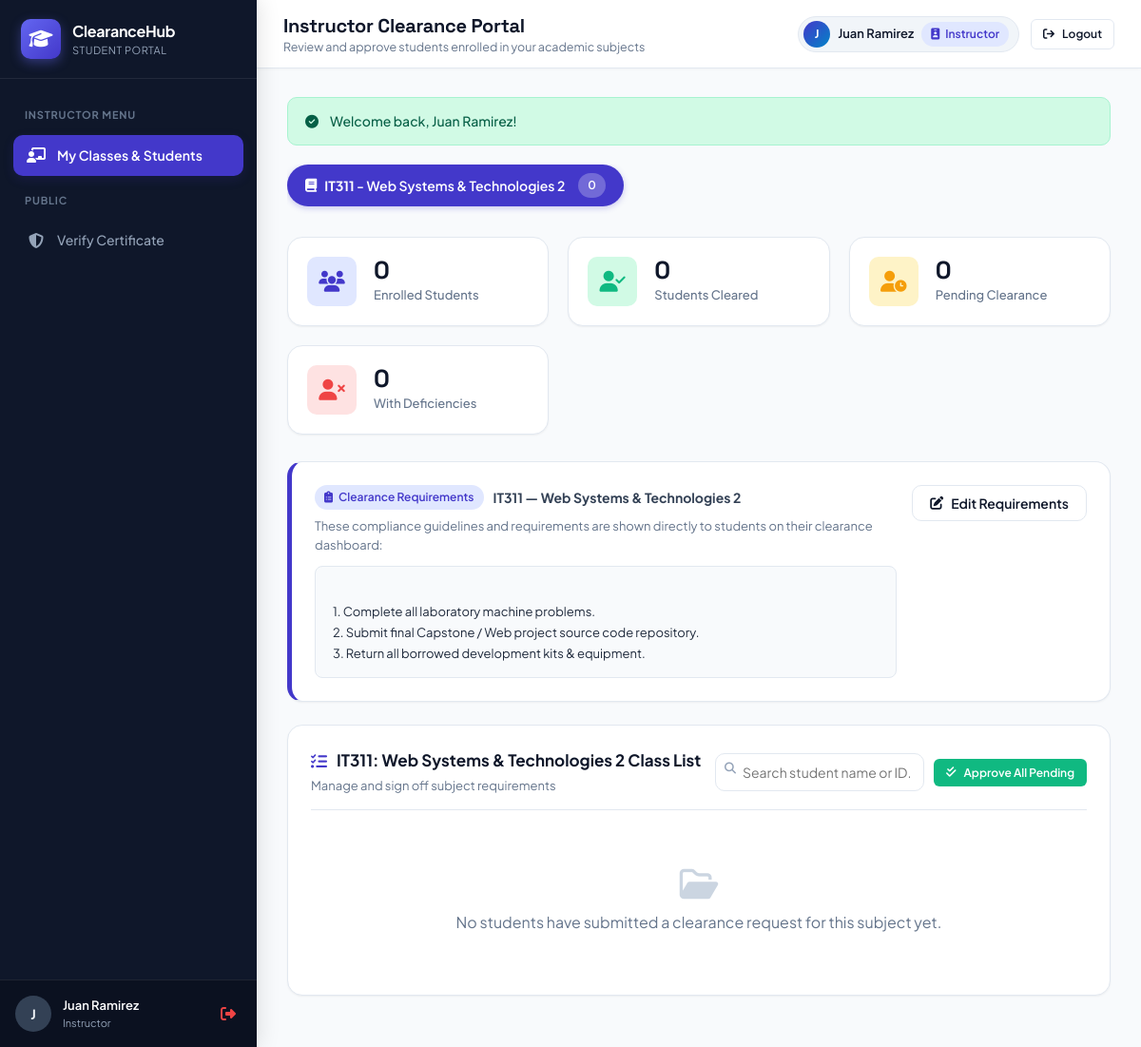
/instructor/dashboard.php (signed in), run on the app's committed database.
### tables this page shows
CREATE TABLE `subjects` (
  `id` INT AUTO_INCREMENT PRIMARY KEY,
  `code` VARCHAR(30) NOT NULL,
  `name` VARCHAR(100) NOT NULL,
  `clearance_requirements` TEXT NULL,
  `instructor_id` INT NOT NULL,
  `period_id` INT NOT NULL,
  `created_at` TIMESTAMP DEFAULT CURRENT_TIMESTAMP,
  FOREIGN KEY (`instructor_id`) REFERENCES `users`(`id`) ON DELETE CASCADE,
  FOREIGN KEY (`period_id`) REFERENCES `clearance_periods`(`id`) ON DELETE CASCADE
);

### config/helpers.php (called while the page is built, shortened)
<?php
function e(?string $string): string {
    return htmlspecialchars($string ?? '', ENT_QUOTES, 'UTF-8');
}

### instructor/dashboard.php (the view, shortened to what this page needs)
<?php
require_once __DIR__ . '/../config/db.php';
require_once __DIR__ . '/../config/helpers.php';
$user = current_user();
$periodStmt = $pdo->query("SELECT * FROM clearance_periods WHERE is_active = 1 LIMIT 1");
$activePeriod = $periodStmt->fetch();
$subjects = [];
$studentsList = [];
$selectedSubjectId = (int)($_GET['subject_id'] ?? 0);
if ($activePeriod) {
    $subjStmt = $pdo->prepare("
        SELECT s.*, COUNT(css.id) as student_count,
               SUM(CASE WHEN css.status = 'cleared' THEN 1 ELSE 0 END) as cleared_count,
               SUM(CASE WHEN css.status = 'pending' THEN 1 ELSE 0 END) as pending_count,
               SUM(CASE WHEN css.status = 'deficient' THEN 1 ELSE 0 END) as deficient_count
        FROM subjects s
        LEFT JOIN clearance_subject_status css ON s.id = css.subject_id
        WHERE s.instructor_id = ? AND s.period_id = ?
        GROUP BY s.id
        ORDER BY s.code ASC
    ");
    $subjStmt->execute([$user['id'], $activePeriod['id']]);
    $subjects = $subjStmt->fetchAll();
    if (!empty($subjects)) {
        if (!$selectedSubjectId) {
            $selectedSubjectId = $subjects[0]['id'];
        }
        $studStmt = $pdo->prepare("
            SELECT css.id as status_id, css.status, css.remarks, css.updated_at,
                   cr.id as request_id, cr.clearance_code,
                   u.id as student_user_id, u.student_id, u.first_name, u.last_name, u.course, u.year_level, u.section, u.email
            FROM clearance_subject_status css
            JOIN clearance_requests cr ON css.request_id = cr.id
            JOIN users u ON cr.student_id = u.id
            WHERE css.subject_id = ? AND css.instructor_id = ?
            ORDER BY u.last_name ASC, u.first_name ASC
        ");
        $studStmt->execute([$selectedSubjectId, $user['id']]);
        $studentsList = $studStmt->fetchAll();
    }
}
$currentSubject = null;
foreach ($subjects as $s) {
    if ($s['id'] == $selectedSubjectId) {
        $currentSubject = $s;
        break;
    }
}
include __DIR__ . '/../includes/header.php';
include __DIR__ . '/../includes/navbar.php';
?>
<?php if (!$activePeriod): ?>
    <div class="card" style="text-align: center; padding: 48px 24px;">
        <i class="fa-solid fa-calendar-xmark" style="font-size: 48px; color: #94a3b8; margin-bottom: 16px;"></i>
        <h3>No Active Clearance Period</h3>
        <p style="color: var(--text-muted); max-width: 500px; margin: 8px auto 0;">No active clearance term is currently open. Check with your Department Head or Admin.</p>
    </div>
<?php else: ?>
    <div style="display: flex; gap: 12px; margin-bottom: 24px; overflow-x: auto; padding-bottom: 8px;">
        <?php foreach ($subjects as $subj): ?>
            <a href="?subject_id=<?= $subj['id'] ?>" class="btn <?= $subj['id'] == $selectedSubjectId ? 'btn-primary' : 'btn-outline' ?>" style="border-radius: var(--radius-full); padding: 8px 18px;">
                <i class="fa-solid fa-book"></i>
                <span><strong><?= e($subj['code']) ?></strong> - <?= e($subj['name']) ?></span>
                <span class="badge" style="background: rgba(255,255,255,0.25); color: inherit; margin-left: 6px;">
                    <?= (int)$subj['student_count'] ?>
                </span>
            </a>
        <?php endforeach; ?>
    </div>
    <?php if ($currentSubject): ?>
        <div class="stat-grid">
            <div class="stat-card">
                <div class="stat-icon blue"><i class="fa-solid fa-users"></i></div>
                <div>
                    <div class="stat-val"><?= (int)$currentSubject['student_count'] ?></div>
                    <div class="stat-label">Enrolled Students</div>
                </div>
            </div>
            <div class="stat-card">
                <div class="stat-icon green"><i class="fa-solid fa-user-check"></i></div>
                <div>
                    <div class="stat-val"><?= (int)$currentSubject['cleared_count'] ?></div>
                    <div class="stat-label">Students Cleared</div>
                </div>
            </div>
            <div class="stat-card">
                <div class="stat-icon amber"><i class="fa-solid fa-user-clock"></i></div>
                <div>
                    <div class="stat-val"><?= (int)$currentSubject['pending_count'] ?></div>
                    <div class="stat-label">Pending Clearance</div>
                </div>
            </div>
            <div class="stat-card">
                <div class="stat-icon red"><i class="fa-solid fa-user-xmark"></i></div>
                <div>
                    <div class="stat-val"><?= (int)$currentSubject['deficient_count'] ?></div>
                    <div class="stat-label">With Deficiencies</div>
                </div>
            </div>
        </div>
        <div class="card" style="border-left: 5px solid var(--primary); margin-bottom: 24px;">
            <div style="display: flex; justify-content: space-between; align-items: flex-start; flex-wrap: wrap; gap: 16px;">
                <div style="flex: 1; min-width: 280px;">
                    <div style="display: flex; align-items: center; gap: 10px; margin-bottom: 8px;">
                        <span class="badge badge-primary"><i class="fa-solid fa-clipboard-list"></i> Clearance Requirements</span>
                        <strong style="font-size: 14px; color: #334155;"><?= e($currentSubject['code']) ?> — <?= e($currentSubject['name']) ?></strong>
                    </div>
                    <p style="font-size: 13px; color: var(--text-muted); margin-bottom: 12px;">
                        These compliance guidelines and requirements are shown directly to students on their clearance dashboard:
                    </p>
                    <?php if (!empty($currentSubject['clearance_requirements'])): ?>
                        <div style="background: #f8fafc; border: 1px solid #e2e8f0; border-radius: 8px; padding: 14px 18px; font-size: 13px; line-height: 1.7; color: #1e293b; white-space: pre-line;">
                            <?= e($currentSubject['clearance_requirements']) ?>
                        </div>
                    <?php endif; ?>
                </div>
                <div>
                    <button type="button" class="btn btn-outline" data-modal-target="#editRequirementsModal"
                            data-subject-id="<?= $currentSubject['id'] ?>"
                            data-subject-code="<?= e($currentSubject['code']) ?>"
                            data-subject-name="<?= e($currentSubject['name']) ?>"
                            data-current-requirements="<?= e($currentSubject['clearance_requirements'] ?? '') ?>">
                        <i class="fa-solid fa-pen-to-square"></i> <?= !empty($currentSubject['clearance_requirements']) ? 'Edit Requirements' : 'Set Requirements' ?>
                    </button>
                </div>
            </div>
        </div>
        <div class="card">
            <div class="card-header" style="flex-wrap: wrap; gap: 14px;">
                <div>
                    <div class="card-title">
                        <i class="fa-solid fa-list-check" style="color: var(--primary);"></i>
                        <span><?= e($currentSubject['code']) ?>: <?= e($currentSubject['name']) ?> Class List</span>
                    </div>
                    <span style="font-size: 13px; color: var(--text-muted);">Manage and sign off subject requirements</span>
                </div>
                <div style="display: flex; gap: 10px; align-items: center;">
                    <div style="position: relative;">
                        <i class="fa-solid fa-magnifying-glass" style="position: absolute; left: 10px; top: 10px; color: #94a3b8; font-size: 12px;"></i>
                        <input type="text" data-table-search="#studentsTable" class="form-control btn-sm" style="padding-left: 28px; width: 220px;" placeholder="Search student name or ID...">
                    </div>
                    <form action="update_status.php" method="POST" onsubmit="return confirm('Are you sure you want to approve ALL pending students in this class?');">
                        <button type="submit" class="btn btn-success btn-sm">
                            <i class="fa-solid fa-check-double"></i> Approve All Pending
                        </button>
                    </form>
                </div>
            </div>
            <?php if (empty($studentsList)): ?>
                <div style="text-align: center; padding: 40px; color: var(--text-muted);">
                    <i class="fa-regular fa-folder-open" style="font-size: 36px; margin-bottom: 10px; color: #cbd5e1;"></i>
                    <p>No students have submitted a clearance request for this subject yet.</p>
                </div>
            <?php endif; ?>
        </div>
    <?php endif; ?>
<?php endif; ?>
<?php include __DIR__ . '/../includes/footer.php'; ?>

### assets/css/style.css (style rules this page uses)
:root { --primary: #4338ca; --primary-hover: #3730a3; --primary-light: #e0e7ff; --primary-glow: rgba(67, 56, 202, 0.15); --secondary: #0284c7; --accent: #f59e0b; --success: #10b981; --success-bg: #d1fae5; --success-text: #065f46; --warning: #f59e0b; --warning-bg: #fef3c7; --warning-text: #92400e; --danger: #ef4444; --danger-bg: #fee2e2; --danger-text: #991b1b; --info: #3b82f6; --info-bg: #dbeafe; --info-text: #1e40af; --bg-page: #f8fafc; --surface: #ffffff; --surface-secondary: #f1f5f9; --border: #e2e8f0; --border-focus: #818cf8; --text-main: #0f172a; --text-muted: #64748b; --text-light: #94a3b8; --radius-sm: 6px; --radius-md: 10px; --radius-lg: 16px; --radius-xl: 22px; --radius-full: 9999px; --shadow-sm: 0 1px 2px 0 rgba(0, 0, 0, 0.05); --shadow-md: 0 4px 6px -1px rgba(0, 0, 0, 0.08), 0 2px 4px -2px rgba(0, 0, 0, 0.05); --shadow-lg: 0 10px 15px -3px rgba(0, 0, 0, 0.08), 0 4px 6px -4px rgba(0, 0, 0, 0.04); --shadow-glow: 0 8px 25px -4px var(--primary-glow); --transition: all 0.2s cubic-bezier(0.4, 0, 0.2, 1); }
* { box-sizing: border-box; margin: 0; padding: 0; }
body { font-family: 'Plus Jakarta Sans', sans-serif; background-color: var(--bg-page); color: var(--text-main); line-height: 1.5; min-height: 100vh; display: flex; flex-direction: column; }
a { color: var(--primary); text-decoration: none; transition: var(--transition); }
.btn { display: inline-flex; align-items: center; justify-content: center; gap: 8px; padding: 9px 18px; font-size: 14px; font-weight: 600; font-family: inherit; border-radius: var(--radius-md); cursor: pointer; border: 1px solid transparent; transition: var(--transition); text-decoration: none; white-space: nowrap; }
.btn-primary { background: var(--primary); color: #ffffff; box-shadow: 0 2px 6px rgba(67, 56, 202, 0.25); }
.btn-success { background: var(--success); color: #ffffff; }
.btn-outline { background: transparent; border-color: var(--border); color: var(--text-main); }
.btn-sm { padding: 6px 12px; font-size: 12px; border-radius: var(--radius-sm); }
.card { background: var(--surface); border: 1px solid var(--border); border-radius: var(--radius-lg); box-shadow: var(--shadow-sm); padding: 24px; margin-bottom: 24px; transition: var(--transition); }
.card-header { display: flex; align-items: center; justify-content: space-between; margin-bottom: 20px; padding-bottom: 14px; border-bottom: 1px solid var(--border); }
.card-title { font-size: 17px; font-weight: 700; display: flex; align-items: center; gap: 10px; }
.stat-grid { display: grid; grid-template-columns: repeat(auto-fit, minmax(220px, 1fr)); gap: 20px; margin-bottom: 28px; }
.stat-card { background: var(--surface); border: 1px solid var(--border); border-radius: var(--radius-lg); padding: 20px; display: flex; align-items: center; gap: 18px; box-shadow: var(--shadow-sm); transition: var(--transition); }
.stat-icon { width: 52px; height: 52px; border-radius: var(--radius-md); display: flex; align-items: center; justify-content: center; font-size: 22px; }
.stat-icon.blue { background: var(--primary-light); color: var(--primary); }
.stat-icon.green { background: var(--success-bg); color: var(--success); }
.stat-icon.amber { background: var(--warning-bg); color: var(--warning); }
.stat-icon.red { background: var(--danger-bg); color: var(--danger); }
.stat-val { font-size: 26px; font-weight: 800; line-height: 1; font-family: 'Space Grotesk', sans-serif; }
.stat-label { font-size: 13px; color: var(--text-muted); margin-top: 4px; font-weight: 500; }
.badge { display: inline-flex; align-items: center; gap: 6px; padding: 4px 10px; border-radius: var(--radius-full); font-size: 12px; font-weight: 600; text-transform: capitalize; }
.badge-primary { background: var(--primary-light); color: var(--primary); }
.form-control { width: 100%; padding: 10px 14px; font-size: 14px; font-family: inherit; border-radius: var(--radius-md); border: 1px solid var(--border); background: var(--surface); color: var(--text-main); transition: var(--transition); }

### data on the page
subjects: code "IT311", name "Web Systems & Technologies 2", student_count "0", clearance_requirements "1. Complete all laboratory machine problems. 2. Submit final Capstone / Web project source code repository. 3. Return all borrowed development kits & equipment."

### other printed values
substr($user['name'] ?: $user['username'], 0, 1) "J"
$user['name'] ?: $user['username'] "Juan Ramirez"
$user['role'] "Instructor"
$page_title "Instructor Clearance Portal"
$page_subtitle "Review and approve students enrolled in your academic subjects"
$flash['message'] "Welcome back, Juan Ramirez!"
$currentSubject['student_count'] "0"
$currentSubject['cleared_count'] "0"
$currentSubject['pending_count'] "0"
$currentSubject['deficient_count'] "0"
